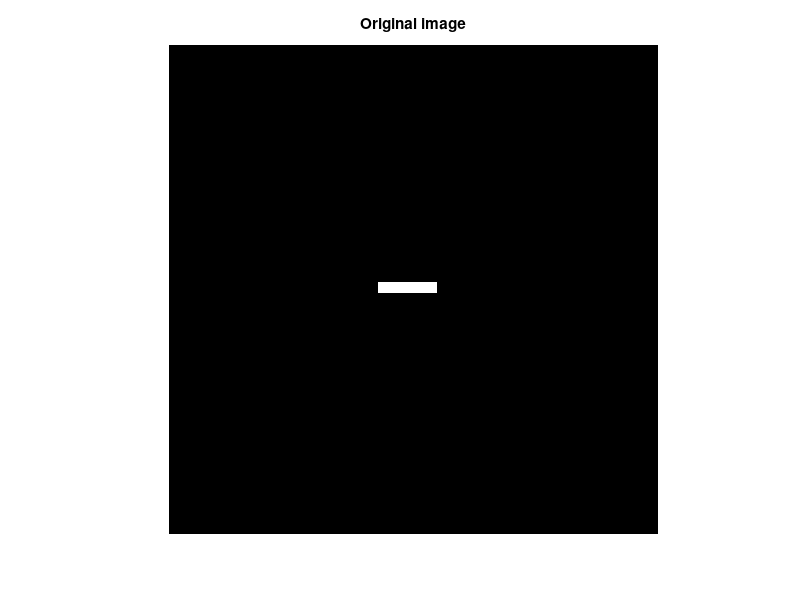
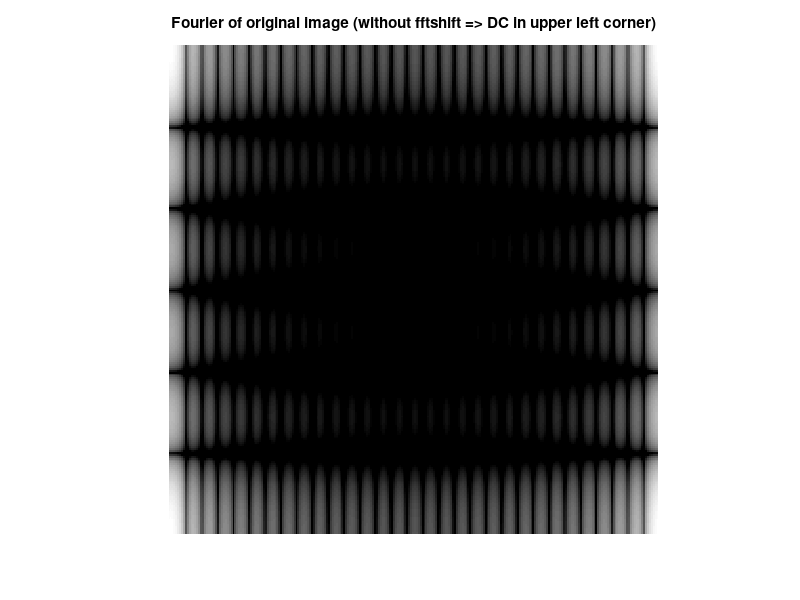
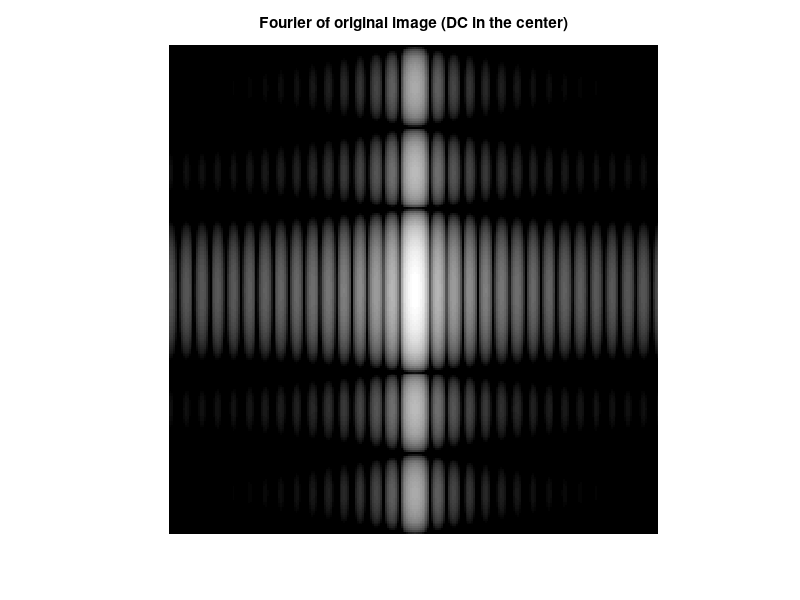

Recreate these plots in MATLAB, in order.
%Analysing the Fourier Transform
%Lets look at spectra for a rectangle, checkerboard and cameraman, 
%HKa Feb. 2015

clear, close all;

%Create Rectangle
I=zeros(256,256); I(125:130,110:140)=1;
%I=imrotate(I,35,'crop');

%Create checkerboard
%I = (checkerboard(30)>.5);
%I=imrotate(I,45);

%Load image cameraman
%I=imread('cameraman.tif');
%I = imread('boats.pgm');
figure(1), imshow(I);title('Original image')

%Let's calculate the Fourier Transform
FI=fft2(I);
logabsFI=log10(abs(FI));
figure(2), imshow(logabsFI/max(logabsFI(:)));title('Fourier of original image (without fftshift => DC in upper left corner)')

%Let's put the DC in the center
%This can be done using fftshift or spatial modulation with (-1)^(r+s) == fftshift();
dI=double(I);
for r=1:size(I,1)
    for s=1:size(I,2)
        dI(r,s)=(-1)^(r+s)*dI(r,s);
    end
end

%Note sinc() in horizontal and vertical derection (for the Rectangle)--
FI=fft2(dI);
logabsFI=log10(abs(FI));
figure(3), imshow(logabsFI/max(logabsFI(:)));title('Fourier of original image (DC in the center)')

%w=1:size(I,1);
%s=log10((w-size(I,1)/2+.5).^-1.6)+7;    %d=-1.6 for cameraman.
%figure, plot(w,logabsFI(:,size(I,1)/2),w,s );%Power in a horizontal-direction